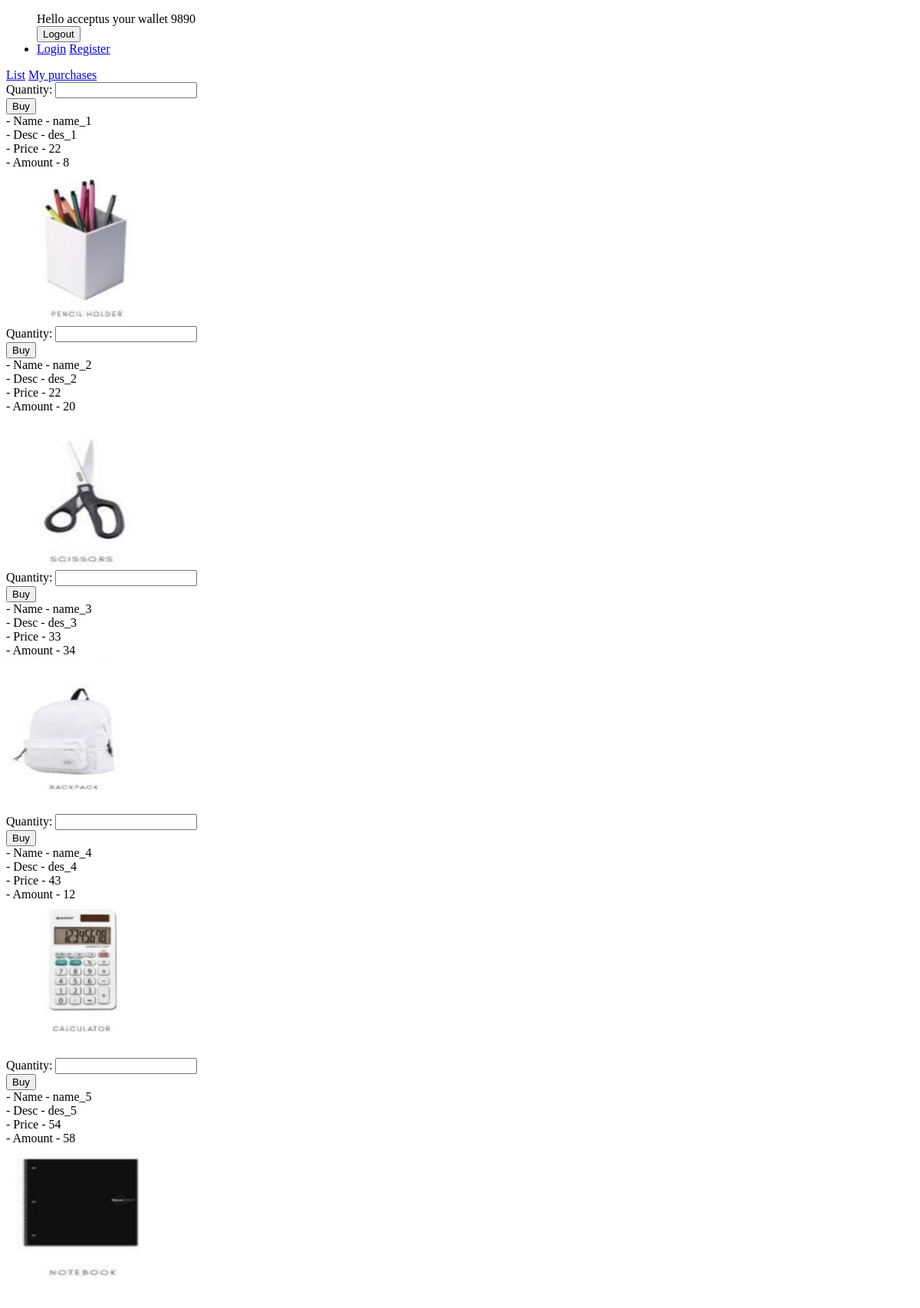
/ (signed in), run on an earlier commit of the app's database.
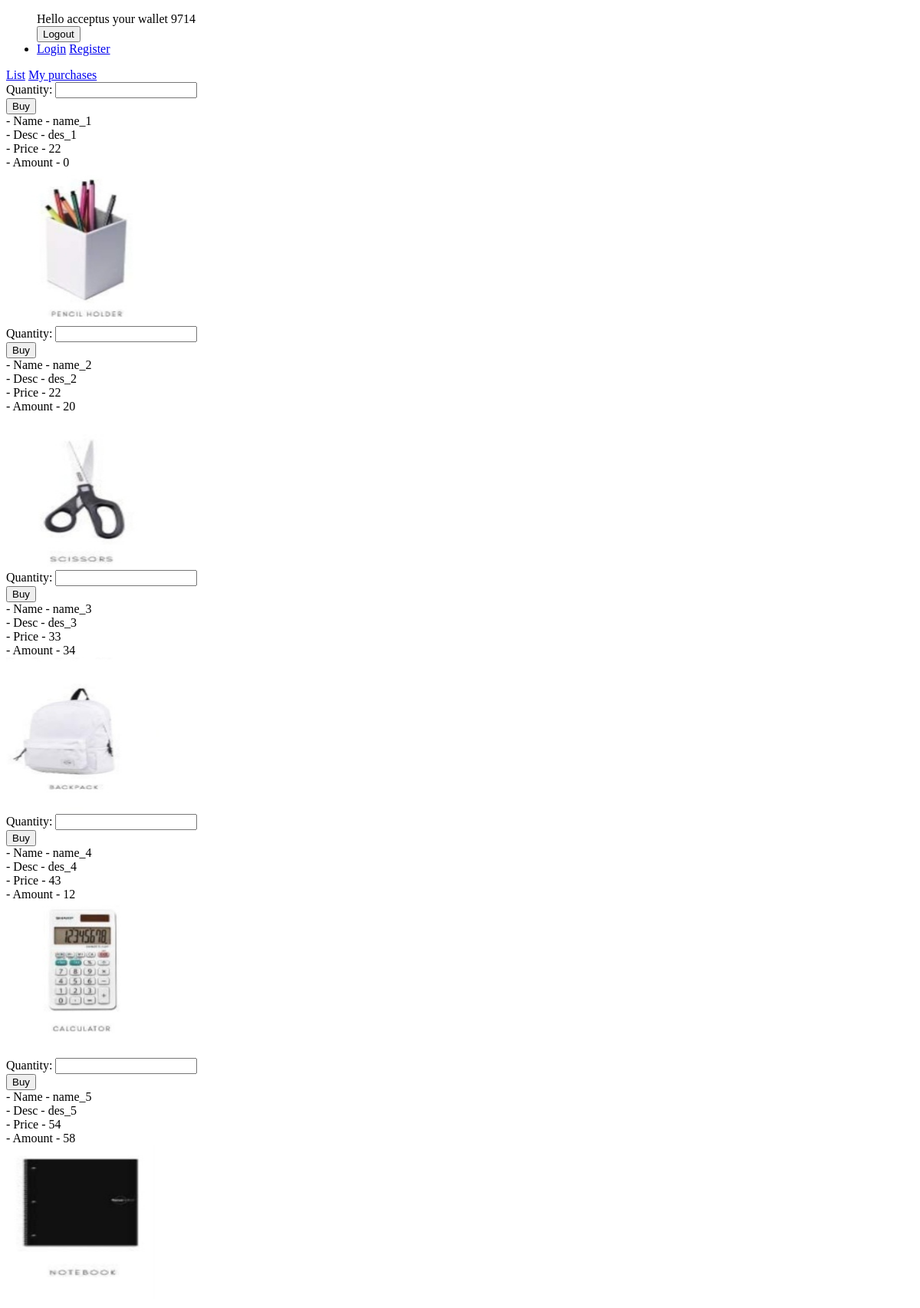
And on a later commit of the database.
### myapp/models.py (models this page shows, shortened)
class User(AbstractUser):
    wallet = models.PositiveIntegerField(default=10000)

class Product(models.Model):
    objects = None
    description = models.TextField()
    name = models.TextField()
    price = models.IntegerField()
    picture = models.ImageField(upload_to='pictures/')
    amount = models.PositiveIntegerField()

### myapp/views.py (the view)
# urls.py: path('', ProductListView.as_view(), name='index'),
class ProductListView(LoginRequiredMixin, ListView):
    template_name = 'index.html'
    queryset = Product.objects.all()
    extra_context = {"form": PurchaseForm}

### templates/index.html (shortened to what this page needs)
{% extends 'base.html' %}
{% block content %}
    {% for product in object_list %}
        <form method="post" action="{% url 'purchase' %}">
            {{ form }}
            <input type="submit" value="Buy">
        </form>
        - Name - {{ product.name }} <br>
        - Desc - {{ product.description }} <br>
        - Price - {{ product.price }} <br>
        - Amount  - {{ product.amount }} <br>
        <img src="{{ product.picture.url}}" alt="Product desc" width="200" height="200">
        <br>
    {% endfor%}
{% endblock %}

### templates/base.html (shortened to what this page needs)
<!DOCTYPE html>
<html lang="en">
<head>
</head>
<body>
<div>
    <ul>
        {% if user.is_authenticated %}
            Hello {{ user.username }} your wallet {{ user.wallet }}
        <form method="post" action="{% url 'logout' %}">
            <input type="submit" value="Logout">
        </form>
        {% endif %}
        <li>
            <a href="{% url 'login' %">Login</a>
            <a href="{% url 'register' %">Register</a>
        </li>
    </ul>
</div>
<div>
    {% if user.is_superuser %}
        <a href="{% url 'index' %}">List</a>
        <a href="{% url 'profile' %}">My purchases</a>
</div>
<div>
    {% block content %}
    {% endblock %}
</div>
</body>
</html>

What changed in the data, as far as the page shows it:
changed User "acceptus": wallet "9890" → "9714"
changed Product "name_1": amount "8" → "0"
